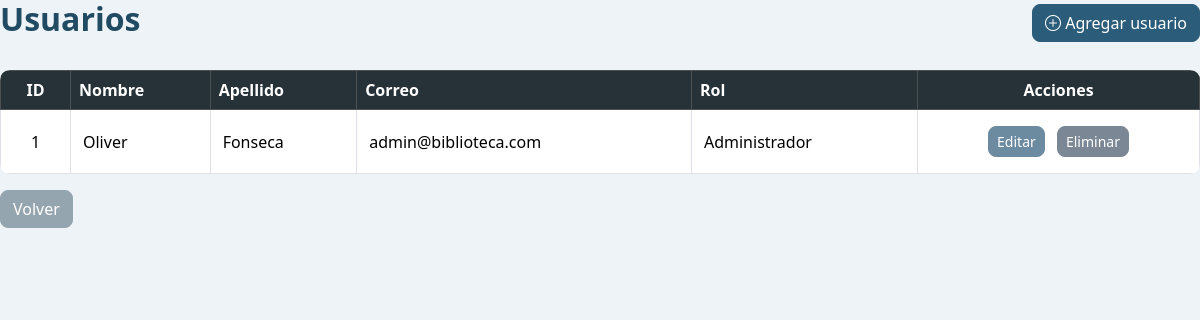
Page /modulos/usuarios/listar.php (signed in) on the committed database.
### tables this page shows
CREATE TABLE usuarios (

    id_usuario INT AUTO_INCREMENT PRIMARY KEY,

    nombre VARCHAR(100) NOT NULL,

    apellido VARCHAR(100) NOT NULL,

    correo VARCHAR(150) NOT NULL UNIQUE,

    contrasena VARCHAR(255) NOT NULL,

    rol ENUM('Administrador', 'Usuario') NOT NULL,

    fecha_registro DATETIME DEFAULT CURRENT_TIMESTAMP

);

### modulos/usuarios/listar.php (the view, shortened to what this page needs)
<?php
require_once("../../includes/conexion.php");
$sql = "SELECT * FROM usuarios ORDER BY nombre ASC";
$resultado = $conexion->query($sql);
?>
<link
    href="https://cdn.jsdelivr.net/npm/bootstrap@5.3.7/dist/css/bootstrap.min.css"
    rel="stylesheet">
<link
    rel="stylesheet"
    href="https://cdn.jsdelivr.net/npm/bootstrap-icons@1.13.1/font/bootstrap-icons.min.css">
<link
    rel="stylesheet"
    href="../../css/estilos.css">
<div class="d-flex justify-content-between align-items-center mb-4">
    <h2>Usuarios</h2>
    <a
        href="agregar.php"
        class="btn btn-success">
        <i class="bi bi-plus-circle"></i>
        Agregar usuario
    </a>
</div>
<table class="table table-bordered table-hover">
    <thead class="table-dark">
        <tr>
            <th class="text-center">ID</th>
            <th>Nombre</th>
            <th>Apellido</th>
            <th>Correo</th>
            <th>Rol</th>
            <th class="text-center">Acciones</th>
        </tr>
    </thead>
    <tbody>
    <?php while ($usuario = $resultado->fetch_assoc()) { ?>
        <tr>
            <td class="text-center">
                <?= $usuario["id_usuario"]; ?>
            </td>
            <td>
                <?= $usuario["nombre"]; ?>
            </td>
            <td>
                <?= $usuario["apellido"]; ?>
            </td>
            <td>
                <?= $usuario["correo"]; ?>
            </td>
            <td>
                <?= $usuario["rol"]; ?>
            </td>
            <td class="text-center">
                <a
                    href="editar.php?id=<?= $usuario["id_usuario"]; ?>"
                    class="btn btn-warning btn-sm me-2">
                    Editar
                </a>
                <a
                    href="eliminar.php?id=<?= $usuario["id_usuario"]; ?>"
                    class="btn btn-danger btn-sm"
                    onclick="return confirm('¿Desea eliminar este usuario?');">
                    Eliminar
                </a>
            </td>
        </tr>
    <?php } ?>
    </tbody>
</table>
<a
    href="../../inicio.php"
    class="btn btn-secondary">
    Volver
</a>
</body>
</html>

### css/estilos.css (style rules this page uses)
h1, h2, h3 { color:#204b63; font-weight:700; }
.table { background:white; }
.table-dark { background:#263238 !important; }
.table th { vertical-align:middle; }
.table td { vertical-align:middle; padding: 14px; }
a { text-decoration:none; }
.btn { border-radius:8px; transition:.25s; font-weight:500; }
.btn-success { background:#2b5d7a; border-color:#2b5d7a; }
.btn-warning { background:#6c8aa0; border-color:#6c8aa0; color:white; }
.btn-danger { background:#7b8794; border-color:#7b8794; }
.btn-secondary { background:#95a5b0; border-color:#95a5b0; }
.table { border-radius:10px; overflow:hidden; }
.table th { background:#263238; color:#ffffff; font-weight:600; text-align:left; vertical-align:middle; }
.table td { vertical-align:middle; padding:16px 12px; }
th:first-child, td:first-child { width:70px; text-align:center; }

### rows in the picture
usuarios: id_usuario "1", nombre "Oliver", apellido "Fonseca", correo "admin@biblioteca.com", rol "Administrador"
